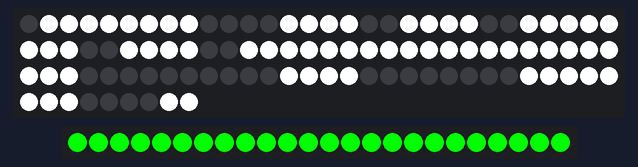
The sketch below on a simulated ESP32. Shown: 99 RGB LEDs in strip order, left to right, continuing on the next row, 24 RGB LEDs in strip order, left to right. WiFi joins after 1.5 s; servers stay silent unless stated; the local clock reads 2024-03-15 10:24:30 at power-on unless the sketch sets it; what the sketch prints to the serial monitor is not drawn.

Above: at 1.6 s.
At 18.6 s:
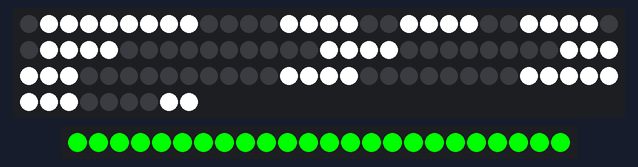
At 38.7 s:
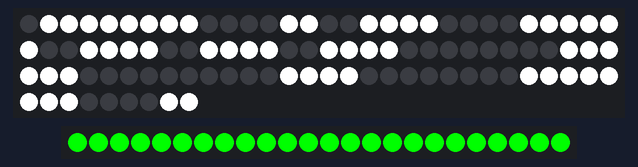

The sketch:

Time_to_DF_V0.ino
```cpp
//#include <ESP8266WiFi.h>
#define FASTLED_ESP32_I2S
#include <WiFi.h> //
#include <WiFiUdp.h>
#include <FastLED.h>
#include <time.h>

// ==== Wi-Fi ====
const char* ssid     = "phys_net";
const char* password = "MSU54325";
//const char* ssid     = "pop_it";
//const char* password = "00000000";

// ==== Временная зона ====
const long gmtOffset_sec = 3 * 3600;  // GMT+3
const int daylightOffset_sec = 0;

// ==== Светодиоды ====
#define LED_PIN        2 // D2
#define NUM_LEDS       99
#define BRIGHTNESS     255
#define LED_TYPE       WS2812B
#define COLOR_ORDER    GRB
#define SIGN_LED_PIN   4 // D1
#define SIGN_NUM_LEDS  24

#define DF_SECOND 59
#define DF_MINUTE 59
#define DF_HOUR   23
#define DF_DAY    22

CRGB leds[NUM_LEDS];
CRGB sign_leds[SIGN_NUM_LEDS];
CRGB color = CRGB(255, 255, 255);
CRGB color_sig = CRGB(0, 255, 0);
CRGB dark  = CRGB(0, 0, 0);

const byte LEN = 2;

const byte mask[7] = {
  0b10000000, 0b01000000, 0b00100000,
  0b00010000, 0b00001000, 0b00000100, 0b00000010,
};

const byte digits[10] = {
  0b11111100, 0b01100000, 0b11011010, 0b11110010, 0b01100110,
  0b10110110, 0b10111110, 0b11100000, 0b11111110, 0b11110110
};

// Временные переменные
time_t bootTime = 0;        // Время старта (в секундах с 1970)
unsigned long bootMillis;   // Время запуска (millis)

void set_number(int segment, int digit) {
  int start = segment * LEN * 7 + 1;
  for (int i = 0; i < 7; i++) {
    int idx1 = start + i * LEN ;
    int idx2 = idx1 + 1 ;
    if ((digits[digit] & mask[i]) != 0) {
      leds[idx1] = color;
      leds[idx2] = color;
    } else {
      leds[idx1] = dark;
      leds[idx2] = dark;
    }
  }
}

void setup() {
  Serial.begin(9600);
  WiFi.begin(ssid, password);
  Serial.print("connecting to Wi-Fi");


  while (WiFi.status() != WL_CONNECTED) {
    delay(500);
    Serial.print(".");
  }
  Serial.println(" conected!");

  configTime(gmtOffset_sec, daylightOffset_sec, "pool.ntp.org", "time.nist.gov");

  struct tm timeinfo;
  int retries = 30;
  while (!getLocalTime(&timeinfo) && retries-- > 0) {
    Serial.println("waiting NTP...");
    delay(500);
  }

  if (retries <= 0) {
    Serial.println("no time readed from NTP!");
    bootTime = 0;
  } else {
    time(&bootTime);  // Сохраняем timestamp
    bootMillis = millis();
    Serial.printf("time set: %02d:%02d:%02d, day: %02d\n",
      timeinfo.tm_hour, timeinfo.tm_min, timeinfo.tm_sec, timeinfo.tm_mday);
  }

  WiFi.disconnect(true);  // Можно отключить Wi-Fi

  // Инициализация ленты
  FastLED.addLeds<LED_TYPE, LED_PIN, COLOR_ORDER>(leds, NUM_LEDS);
  FastLED.addLeds<LED_TYPE, SIGN_LED_PIN, COLOR_ORDER>(sign_leds, SIGN_NUM_LEDS);
  FastLED.setBrightness(BRIGHTNESS);

  for (int i = 0; i < SIGN_NUM_LEDS; i++) {
    sign_leds[i] = color_sig;
  }
}

void loop() {
  // Текущее время = время старта + (миллисекунды/1000)
  time_t current = bootTime + (millis() - bootMillis) / 1000;
  struct tm timeinfo;
  localtime_r(&current, &timeinfo);

  int second = timeinfo.tm_sec;
  int minute = timeinfo.tm_min;
  int hour   = timeinfo.tm_hour;
  int day    = timeinfo.tm_mday;

  Serial.printf("%02d:%02d:%02d, day: %02d\n", hour, minute, second, day);

  //Serial.printf("XYN");

  // Обратный отсчёт
  set_number(3, (DF_SECOND - second) % 10);
  set_number(2, (DF_SECOND - second) / 10);
  set_number(1, (DF_MINUTE - minute) % 10);
  set_number(0, (DF_MINUTE - minute) / 10);
  set_number(6, (DF_HOUR - hour) % 10);
  set_number(5, (DF_HOUR - hour) / 10);
  set_number(4, (DF_DAY - day) % 10);

  FastLED.show();
  delay(1000);
}
```
